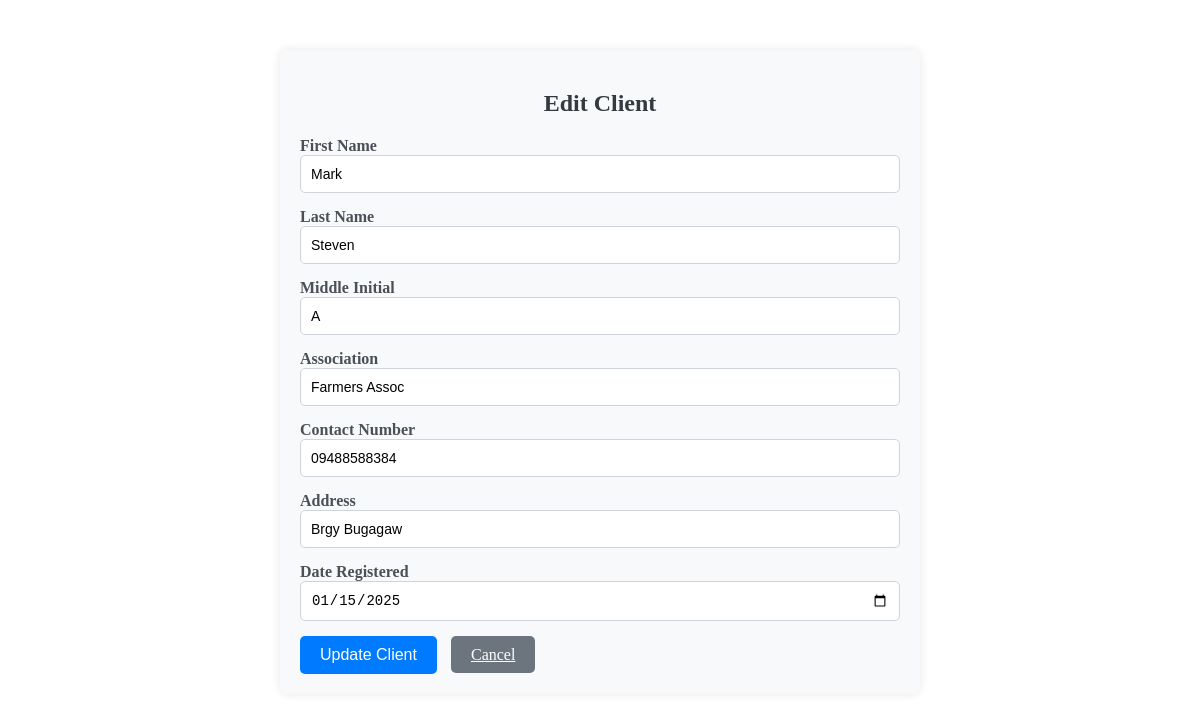
Screenshot of /Edits/edit_client.php?client_id=67 with the database file from the repository.
### tables this page shows
CREATE TABLE `client` (
  `CLIENT_ID` int(11) NOT NULL,
  `FNAME` varchar(150) NOT NULL,
  `LNAME` varchar(140) NOT NULL,
  `MIDINITIAL` varchar(150) NOT NULL,
  `ASSOCIATION` varchar(255) NOT NULL,
  `CONTACT_NO` varchar(255) NOT NULL,
  `ADDRESS` varchar(150) NOT NULL,
  `DATE_REGISTERED` date NOT NULL
);

### Edits/edit_client.php (the view, shortened to what this page needs)
<?php
require("../connection/connection.php");
if (isset($_GET['client_id'])) {
    $client_id = $_GET['client_id'];
    $stmt = $con->prepare("SELECT * FROM client WHERE CLIENT_ID = ?");
    $stmt->bind_param("i", $client_id);
    $stmt->execute();
    $result = $stmt->get_result();
    $client = $result->fetch_assoc();
} else {
    echo "No client selected.";
    exit;
}
?>
<!DOCTYPE html>
<html lang="en">
<head>
</head>
<body>
<div class="container">
    <h2>Edit Client</h2>
    <form action="" method="POST">
        <div class="form-group">
            <label for="InputFNAME">First Name</label>
            <input type="text" name="FNAME" class="form-control" id="InputFNAME" value="<?php echo $client['FNAME']; ?>" required>
        </div>
        <div class="form-group">
            <label for="InputLNAME">Last Name</label>
            <input type="text" name="LNAME" class="form-control" id="InputLNAME" value="<?php echo $client['LNAME']; ?>" required>
        </div>
        <div class="form-group">
            <label for="InputMIDINITIAL">Middle Initial</label>
            <input type="text" name="MIDINITIAL" class="form-control" id="InputMIDINITIAL" value="<?php echo $client['MIDINITIAL']; ?>">
        </div>
        <div class="form-group">
            <label for="InputASSOCIATION">Association</label>
            <input type="text" name="ASSOCIATION" class="form-control" id="InputASSOCIATION" value="<?php echo $client['ASSOCIATION']; ?>">
        </div>
        <div class="form-group">
            <label for="InputCONTACT_NO">Contact Number</label>
            <input type="text" name="CONTACT_NO" class="form-control" id="InputCONTACT_NO" value="<?php echo $client['CONTACT_NO']; ?>" required>
        </div>
        <div class="form-group">
            <label for="InputADDRESS">Address</label>
            <input type="text" name="ADDRESS" class="form-control" id="InputADDRESS" value="<?php echo $client['ADDRESS']; ?>" required>
        </div>
        <div class="form-group">
            <label for="InputDATE_REGISTERED">Date Registered</label>
            <input type="date" name="DATE_REGISTERED" class="form-control" id="InputDATE_REGISTERED" value="<?php echo $client['DATE_REGISTERED']; ?>" required>
        </div>
        <button type="submit" name="btn-updateclient" class="btn btn-primary">Update Client</button>
        <a href="index.php?page=Clientlist" class="btn btn-secondary">Cancel</a>
    </form>
</div>
</body>
</html>

### Edits/edit_client.php (style rules this page uses)
.container { max-width: 600px; margin: 50px auto; padding: 20px; background-color: #f8f9fa; box-shadow: 0px 0px 10px rgba(0, 0, 0, 0.1); border-radius: 8px; }
.container h2 { text-align: center; font-size: 24px; color: #343a40; margin-bottom: 20px; font-weight: bold; }
.form-group label { font-size: 16px; color: #495057; font-weight: 600; }
.form-group input[type="text"], .form-group input[type="date"] { width: 100%; padding: 10px; font-size: 14px; border-radius: 5px; border: 1px solid #ced4da; box-sizing: border-box; }
.btn { padding: 10px 20px; font-size: 16px; border-radius: 5px; cursor: pointer; transition: background-color 0.3s ease; }
.btn-primary { background-color: #007bff; border: none; color: #fff; }
.btn-secondary { background-color: #6c757d; border: none; color: #fff; margin-left: 10px; }
.form-group { margin-bottom: 15px; }

### rows the page displays
client: FNAME "Mark", LNAME "Steven", MIDINITIAL "A", ASSOCIATION "Farmers Assoc", CONTACT_NO "09488588384", ADDRESS "Brgy Bugagaw", DATE_REGISTERED "01/15/2025"
